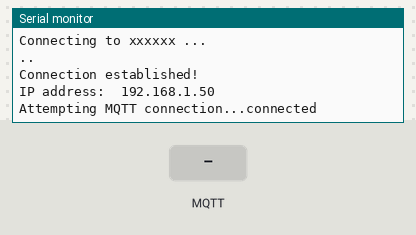
A program run on a simulated ESP8266 (NodeMCU). Shown: the last lines printed to the serial monitor. The test bench sets the inputs (shaded band). WiFi joins after 1.5 s; servers stay silent unless stated; no MQTT or app messages arrive unless stated.

Above: at 3.2 s.
3.3 s: MQTT message "1" arrives on the first subscribed topic
At 4.4 s:
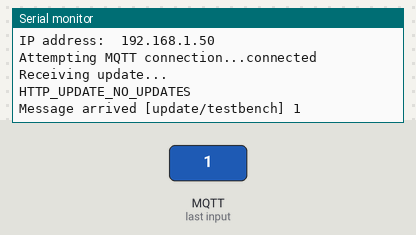
5.0 s: MQTT message "on" arrives on the first subscribed topic
At 5.7 s:
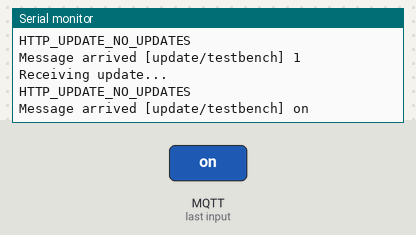
6.7 s: MQTT message "off" arrives on the first subscribed topic
At 8.1 s:
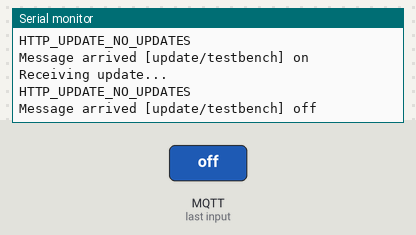
8.4 s: MQTT message "1" arrives on the second subscribed topic
At 9.4 s:
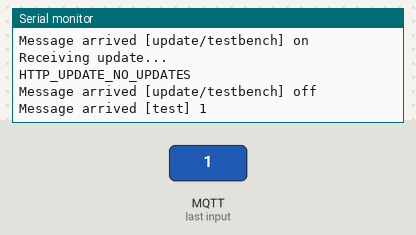
9.9 s: MQTT message "on" arrives on the second subscribed topic
At 10.5 s:
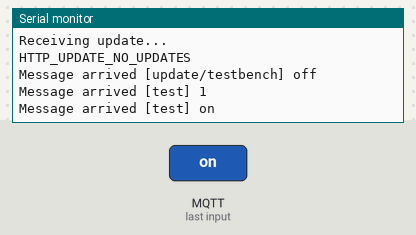
11.4 s: MQTT message "off" arrives on the second subscribed topic
At 12.9 s:
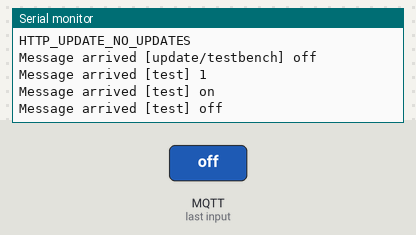

The program:

main.cpp
```cpp
#include <Arduino.h>
#include <mqtthelp.h>

const char *ssid = "xxxxxx";             // The SSID (name) of the Wi-Fi network you want to connect to
const char *password = "xxxxxx";         // Password for your WiFi connection
const char *mqtt_server = "192.168.0.5"; // Address of your MQTT Broker
const char *clientName = "testbench";    // Name of this device for registering to the broker
const char *otaProvider = "xxxxxxxx";    // Hostname or IP + Port of your OTA Provider

// Callback for MQTT received messages
void callback(char *topic, byte *payload, unsigned int length)
{
  Serial.print("Message arrived [");
  Serial.print(topic);
  Serial.print("] ");
  for (int i = 0; i < length; i++)
  {
    Serial.print((char)payload[i]);
  }
  Serial.println();
}

void setup()
{
  MQTTHelp::channels.push_back("test");
  // Add your channels to subscribe to here
  MQTTHelp::setup(ssid, password, mqtt_server, clientName, otaProvider, callback);
}

void loop()
{
  MQTTHelp::loop();
  //Put your loop after here, this ensures MQTT and WiFi is connected
}
```

mqtthelp.h
```cpp
#include <Arduino.h>
#include <ESP8266WiFi.h>
#include <PubSubClient.h>
#include <ESP8266HTTPClient.h>
#include <ESP8266httpUpdate.h>
#include <string>

ADC_MODE(ADC_VCC);

namespace MQTTHelp
{

  const char *ssid;
  const char *password;
  const char *mqtt_server;
  const char *clientName;
  const char *otaProvider;
  std::vector<char const *> channels;
  std::function<void(char *, uint8_t *, unsigned int)> callback;

  int timer = 0;

  WiFiClient espClient;
  PubSubClient client(espClient);

  /**
   * Sets up WiFi connection
   **/
  void connectWifi()
  {
    WiFi.mode(WIFI_STA);
    WiFi.begin(ssid, password); // Connect to the network
    Serial.print("Connecting to ");
    Serial.print(ssid);
    Serial.println(" ...");

    while (WiFi.status() != WL_CONNECTED)
    { // Wait for the Wi-Fi to connect
      delay(1000);
      Serial.print(".");
    }

    Serial.println('\n');
    Serial.println("Connection established!");
    Serial.print("IP address:\t");
    Serial.println(WiFi.localIP());
  }

  void update()
  {
    // Add optional callback notifiers
    WiFiClient myClient;
    Serial.println("Receiving update...");
    t_httpUpdate_return ret = ESPhttpUpdate.update(myClient, (std::string(otaProvider) + std::string("/bin/") + std::string(clientName) + std::string(".bin")).c_str());

    switch (ret)
    {
    case HTTP_UPDATE_FAILED:
      Serial.printf("HTTP_UPDATE_FAILED Error (%d): %s\n", ESPhttpUpdate.getLastError(), ESPhttpUpdate.getLastErrorString().c_str());
      Serial.print(otaProvider);
      Serial.println((std::string("/bin/") + std::string(clientName) + std::string(".bin")).c_str());
      break;

    case HTTP_UPDATE_NO_UPDATES:
      Serial.println("HTTP_UPDATE_NO_UPDATES");
      break;

    case HTTP_UPDATE_OK:
      Serial.println("HTTP_UPDATE_OK");
      break;
    }
  }

  /**
   * Handles OTA signals and then calls external callback
   **/
  void otacheck(char *topic, byte *payload, unsigned int length)
  {
    if (strcmp(topic, (std::string("update/") + std::string(clientName)).c_str()) == 0)
    {
      update();
    }
    callback(topic, payload, length);
  }

  /**
   * Handles connection loss to the mqtt Broker and resubscribes to channels
   * TODO: Give in more channels to resubscribe to
   **/
  void reconnect()
  {
    while (!client.connected())
    {
      Serial.print("Attempting MQTT connection...");
      // Attempt to connect
      if (client.connect(clientName))
      {
        Serial.println("connected");
        // Once connected, publish an announcement...
        // client.publish("outTopic", "hello world");
        // ... and resubscribe
        // client.subscribe("inTopic");
        client.subscribe((std::string("update/") + std::string(clientName)).c_str());
        for (const char *channel : channels)
        {
          client.subscribe(channel);
        }

        int volt = ESP.getVcc();

        client.publish("hello", (String(clientName) + " " + volt).c_str());
      }
      else
      {
        Serial.print("failed, rc=");
        Serial.print(client.state());
        Serial.println(" try again in 5 seconds");
        // Wait 5 seconds before retrying
        delay(5000);
      }
    }
  }

  /**
   * send out periodical ping with own client Name every 10 seconds
   **/
  void ping()
  {
    if (millis() - timer > 60000)
    {
      timer = millis();
      int volt = ESP.getVcc();

      client.publish("ping", (String(clientName) + " " + volt).c_str());
    }
  }

  /**
   * Starting Point
   **/
  void setup(const char *_ssid, const char *_password, const char *_mqtt_server, const char *_clientName, const char *_otaProvider, std::function<void(char *, uint8_t *, unsigned int)> _callback)
  {
    ssid = _ssid;
    password = _password;
    mqtt_server = _mqtt_server;
    clientName = _clientName;
    callback = _callback;
    otaProvider = _otaProvider;

    Serial.begin(9600); // Start the Serial communication to send messages to the computer
    delay(10);
    Serial.println('\n');
    connectWifi();
    client.setServer(mqtt_server, 1883);
    client.setCallback(otacheck);
    reconnect();
  }

  void loop()
  {
    if (!client.connected())
    {
      reconnect();
    }
    client.loop();
    ping();
  }

} // namespace MQTTHelp
```

Measured:
- after the input at 3.3 s, the serial monitor: prints a new line at once (image 1)
- after the input at 5.0 s, the serial monitor: prints a new line after 0.20 s (image 2)
- after the input at 6.7 s, the serial monitor: prints a new line after 0.20 s (image 3)
- after the input at 8.4 s, the serial monitor: prints a new line at once (image 4)
- after the input at 9.9 s, the serial monitor: prints a new line at once (image 5)
- after the input at 11.4 s, the serial monitor: prints a new line at once (image 6)
